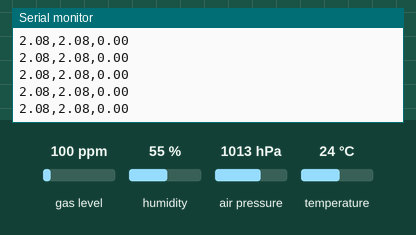
Recording of a sketch running on a simulated Arduino Uno, built with avr-gcc and run on an emulated ATmega328P. On the bench: the last lines printed to the serial monitor. The inputs (shaded band) are chosen by the test bench; at power-on: air pressure 1013 hPa, humidity 55 %, gas level 100 ppm, temperature 24 °C.

Above: at 1.3 s.
1.4 s: air pressure set to 952 hPa
At 1.69 s:
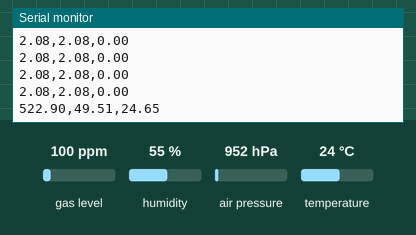
4.4 s: humidity set to 22 %
At 4.52 s:
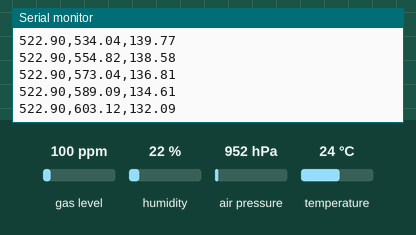
Timing chart, 0 to 7.4 s (numbered marks = the images above; inputs shaded):
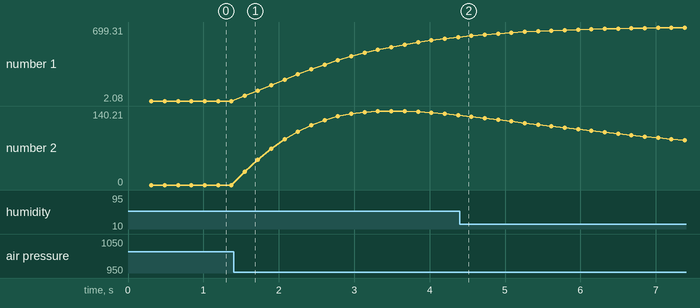

Measured:
- after the input at 1.4 s, the serial monitor: prints a new line after 0.15 s (image 1)
- plotted number 1: 2.08 → 603.12 after the input at 1.4 s, 603.12 → 693.08 after the input at 4.4 s
- plotted number 2: 0 → 132.09 after the input at 1.4 s

The sketch:

bmp390_test.ino
```cpp
#include <Wire.h>
#include <SPI.h>
#include <Adafruit_Sensor.h>
#include "Adafruit_BMP3XX.h"

Adafruit_BMP3XX bmp;
#define SEALEVELPRESSURE_HPA (1013.25)

// The initialization vector Xk [position, velocity]
float Xk[2] = {0.0, 0.0};

// Covariance matrix P initialized with 500 on the diagonal
float P[2][2] = {{500.0, 0.0},
                 {0.0, 500.0}};

// Static process noise Q with 0.01 on the diagonal
float Q[2][2] = {{0.01, 0.0},
                 {0.0, 0.01}};

// Noise level R (more value = less trust on sensor readings)
float R = 10000.0;

unsigned long lastTime = 0;

void setup() {
  Serial.begin(115200);
  while (!Serial);

  if (!bmp.begin_I2C()) {
    Serial.println("BMP390 not found.");
    while (1);
  }

  bmp.setTemperatureOversampling(BMP3_OVERSAMPLING_8X);
  bmp.setPressureOversampling(BMP3_OVERSAMPLING_4X);
  bmp.setIIRFilterCoeff(BMP3_IIR_FILTER_COEFF_3);
  bmp.setOutputDataRate(BMP3_ODR_50_HZ);

  // Equivalent to init_state(x0) to establish the initial altitude
  if (bmp.performReading()) {
    Xk[0] = bmp.readAltitude(SEALEVELPRESSURE_HPA);
  }
  lastTime = millis();
}

void loop() {
  if (!bmp.performReading()) {
    return;
  }

  // Calculate self.dT (time step)[cite: 1]
  unsigned long currentTime = millis();
  float dT = (currentTime - lastTime) / 1000.0;
  lastTime = currentTime;

  // Current measurement z[cite: 1]
  float z = bmp.readAltitude(SEALEVELPRESSURE_HPA);

  // --- predict() logic ---
  // self.Xk = self.A @ self.Xk[cite: 1]
  float Xk_pred0 = Xk[0] + dT * Xk[1];
  float Xk_pred1 = Xk[1];

  Xk[0] = Xk_pred0;
  Xk[1] = Xk_pred1;

  // self.P = (self.A @ self.P @ self.A.T) + self.Q[cite: 1]
  float P_pred00 = P[0][0] + dT * P[1][0] + P[0][1] * dT + dT * dT * P[1][1] + Q[0][0];
  float P_pred01 = P[0][1] + dT * P[1][1] + Q[0][1];
  float P_pred10 = P[1][0] + dT * P[1][1] + Q[1][0];
  float P_pred11 = P[1][1] + Q[1][1];

  P[0][0] = P_pred00;
  P[0][1] = P_pred01;
  P[1][0] = P_pred10;
  P[1][1] = P_pred11;

  // --- kalman(z) update logic ---
  // y = z - (self.H @ self.Xk)[cite: 1]
  // Because H is [[1, 0]], H @ Xk is simply Xk[0][cite: 1]
  float y = z - Xk[0];

  // S = (self.H @ self.P @ self.H.T) + self.R[cite: 1]
  // H @ P @ H.T isolates P[0][0][cite: 1]
  float S = P[0][0] + R;

  // K = self.P @ self.H.T @ np.linalg.inv(S)[cite: 1]
  // S is a scalar, so inverse is 1/S[cite: 1]
  float K0 = P[0][0] / S;
  float K1 = P[1][0] / S;

  // self.Xk = self.Xk + (K @ y)[cite: 1]
  Xk[0] = Xk[0] + K0 * y;
  Xk[1] = Xk[1] + K1 * y;

  // self.P = (self.I - K @ self.H) @ self.P[cite: 1]
  // I is an identity matrix eye(2,2)[cite: 1]
  float P_upd00 = (1.0 - K0) * P[0][0];
  float P_upd01 = (1.0 - K0) * P[0][1];
  float P_upd10 = -K1 * P[0][0] + P[1][0];
  float P_upd11 = -K1 * P[0][1] + P[1][1];

  P[0][0] = P_upd00;
  P[0][1] = P_upd01;
  P[1][0] = P_upd10;
  P[1][1] = P_upd11;

  Serial.print(z);
  Serial.print(",");
  Serial.print(Xk[0]);
  Serial.print(",");
  Serial.println(Xk[1]);

  delay(20);
}
```
